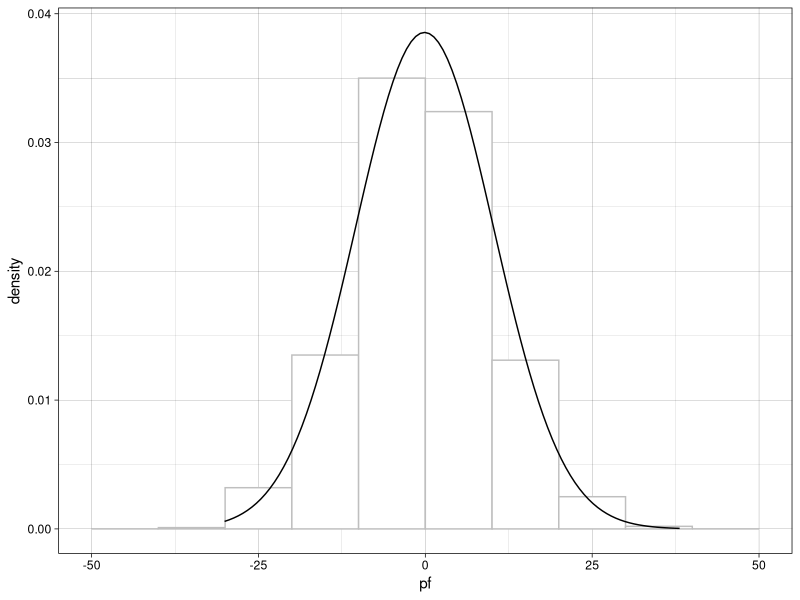
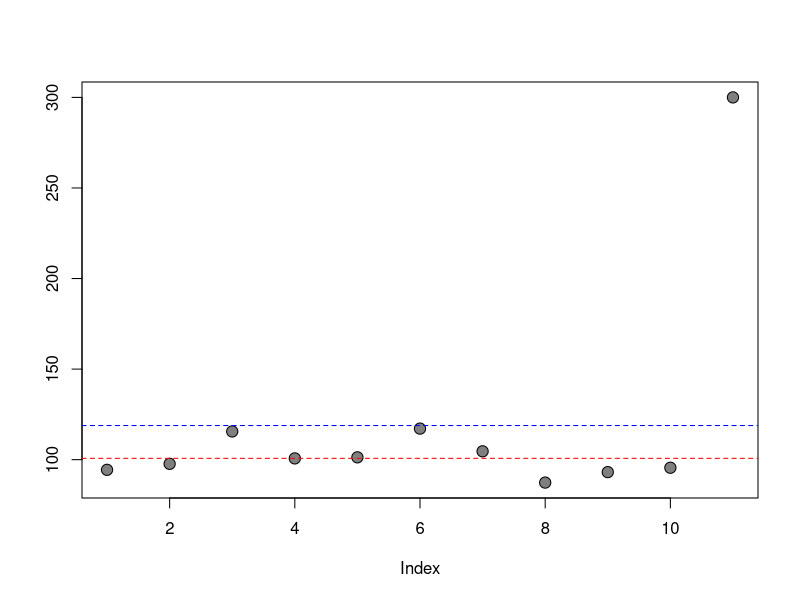
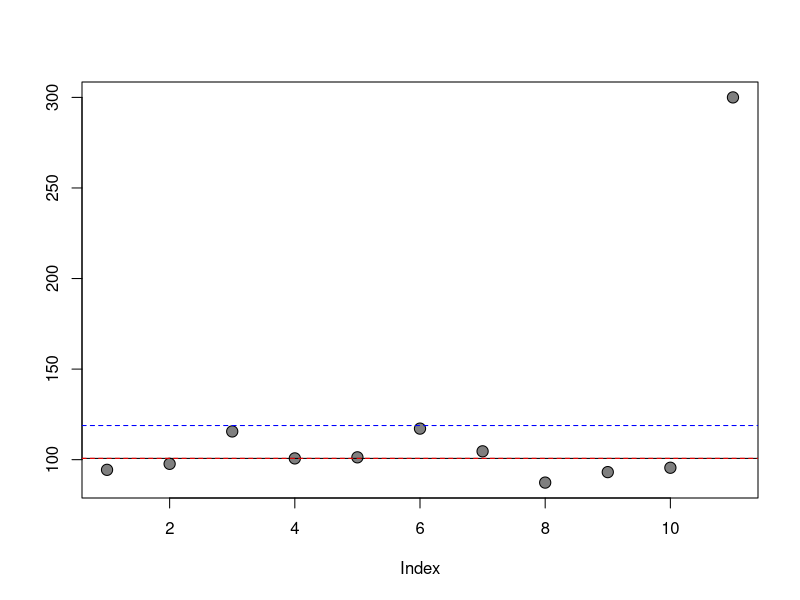

Write R code to recreate these figures, in order.
## ---- chunk 1
library(ggplot2)
library(knitr)
library(dplyr)
library(kableExtra)

set.seed(1)
df <- data.frame(pf = 10*rnorm(1000))

p <- ggplot(df, aes(x = pf)) +
  geom_histogram(
    aes(y = ..density..),
    breaks = seq(-50, 50, by = 10),
    colour = "grey75",
    fill = "white"
  ) +
  stat_function(fun = dnorm, args = list(mean = mean(df$pf), sd = sd(df$pf))) +
  theme_linedraw()
p
## ---- chunk 2
# set seed to ensure "randomly" generated values
# are the same at each run
set.seed(123)

# generate ten random numbers with mean = 100 and sd = 10
seriesWithOutOutlier <- rnorm(10, mean = 100, sd = 10)

#mean without outlier
seriesWithOutOutlier_mean <- mean(seriesWithOutOutlier) 

# add an outlier to the series
seriesWithOutlier <- c(seriesWithOutOutlier,300)
## ---- chunk 3
# plot this data
plot(seriesWithOutlier, pch =21, bg = "grey50", cex= 1.5, ylab="")
abline(h=seriesWithOutOutlier_mean, col="red", lty = 2)
abline(h=mean(seriesWithOutlier), col = "blue", lty = 2)
## ---- chunk 4
# plot this data
plot(seriesWithOutlier, pch =21, bg = "grey50", cex= 1.5, ylab="")
abline(h=median(seriesWithOutlier), col = "black", lty = 1)
abline(h=seriesWithOutOutlier_mean, col="red", lty = 2)
abline(h=mean(seriesWithOutlier), col = "blue", lty = 2)
## ---- chunk 5
cells <- c("Neutrophils", "Lymphocytes", "Monocytes", "Eosinophils", "Basophils")
counts <- c(50, 25, 9, 8, 8)

df <- as.data.frame(cbind(cells, counts))
colnames(df) <- c("Cell Type", "Count")

df %>% kable("html") %>% kable_styling(full_width = FALSE)
